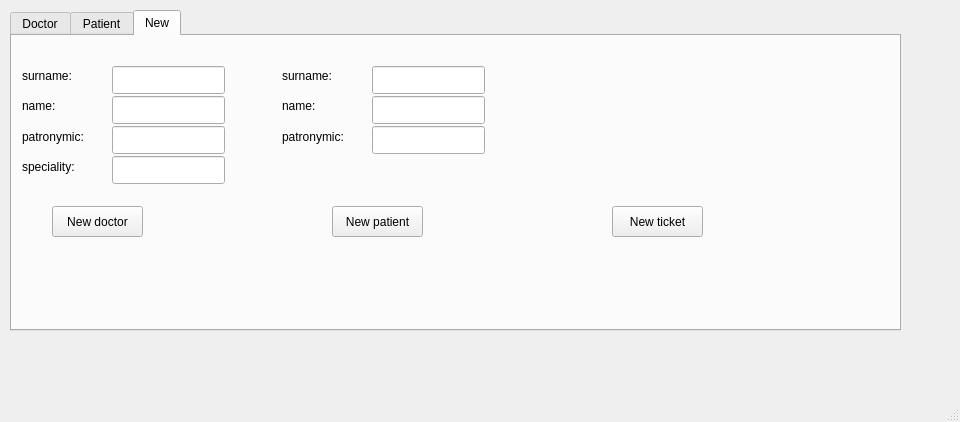
<?xml version="1.0" encoding="UTF-8"?>
<ui version="4.0">
 <class>MainWindow</class>
 <widget class="QMainWindow" name="MainWindow">
  <property name="geometry">
   <rect>
    <x>0</x>
    <y>0</y>
    <width>960</width>
    <height>422</height>
   </rect>
  </property>
  <property name="windowTitle">
   <string>MainWindow</string>
  </property>
  <widget class="QWidget" name="centralwidget">
   <widget class="QTabWidget" name="tab">
    <property name="geometry">
     <rect>
      <x>10</x>
      <y>10</y>
      <width>891</width>
      <height>321</height>
     </rect>
    </property>
    <property name="toolTip">
     <string/>
    </property>
    <property name="whatsThis">
     <string/>
    </property>
    <property name="currentIndex">
     <number>2</number>
    </property>
    <widget class="QWidget" name="add_seller">
     <attribute name="title">
      <string>Doctor</string>
     </attribute>
     <widget class="QTextBrowser" name="doctorsList">
      <property name="geometry">
       <rect>
        <x>20</x>
        <y>10</y>
        <width>431</width>
        <height>261</height>
       </rect>
      </property>
     </widget>
    </widget>
    <widget class="QWidget" name="tab_2">
     <attribute name="title">
      <string>Patient</string>
     </attribute>
     <widget class="QTextBrowser" name="patientsList">
      <property name="geometry">
       <rect>
        <x>10</x>
        <y>10</y>
        <width>391</width>
        <height>261</height>
       </rect>
      </property>
     </widget>
    </widget>
    <widget class="QWidget" name="add">
     <attribute name="title">
      <string>New</string>
     </attribute>
     <widget class="QPushButton" name="newDoctor">
      <property name="geometry">
       <rect>
        <x>40</x>
        <y>170</y>
        <width>91</width>
        <height>31</height>
       </rect>
      </property>
      <property name="text">
       <string>New doctor</string>
      </property>
     </widget>
     <widget class="QPushButton" name="newPatient">
      <property name="geometry">
       <rect>
        <x>320</x>
        <y>170</y>
        <width>91</width>
        <height>31</height>
       </rect>
      </property>
      <property name="text">
       <string>New patient</string>
      </property>
     </widget>
     <widget class="QPushButton" name="pushButton_3">
      <property name="geometry">
       <rect>
        <x>600</x>
        <y>170</y>
        <width>91</width>
        <height>31</height>
       </rect>
      </property>
      <property name="text">
       <string>New ticket</string>
      </property>
     </widget>
     <widget class="QLineEdit" name="doctorSurnameInput">
      <property name="geometry">
       <rect>
        <x>100</x>
        <y>30</y>
        <width>113</width>
        <height>28</height>
       </rect>
      </property>
     </widget>
     <widget class="QLineEdit" name="doctorNameInput">
      <property name="geometry">
       <rect>
        <x>100</x>
        <y>60</y>
        <width>113</width>
        <height>28</height>
       </rect>
      </property>
     </widget>
     <widget class="QLineEdit" name="doctorPatronymicInput">
      <property name="geometry">
       <rect>
        <x>100</x>
        <y>90</y>
        <width>113</width>
        <height>28</height>
       </rect>
      </property>
     </widget>
     <widget class="QLineEdit" name="doctorSpecialityInput">
      <property name="geometry">
       <rect>
        <x>100</x>
        <y>120</y>
        <width>113</width>
        <height>28</height>
       </rect>
      </property>
     </widget>
     <widget class="QLabel" name="label">
      <property name="geometry">
       <rect>
        <x>10</x>
        <y>30</y>
        <width>63</width>
        <height>20</height>
       </rect>
      </property>
      <property name="text">
       <string>surname: </string>
      </property>
     </widget>
     <widget class="QLabel" name="label_2">
      <property name="geometry">
       <rect>
        <x>10</x>
        <y>60</y>
        <width>63</width>
        <height>20</height>
       </rect>
      </property>
      <property name="text">
       <string>name:</string>
      </property>
     </widget>
     <widget class="QLabel" name="label_3">
      <property name="geometry">
       <rect>
        <x>10</x>
        <y>90</y>
        <width>81</width>
        <height>21</height>
       </rect>
      </property>
      <property name="text">
       <string>patronymic:</string>
      </property>
     </widget>
     <widget class="QLabel" name="label_4">
      <property name="geometry">
       <rect>
        <x>10</x>
        <y>120</y>
        <width>71</width>
        <height>21</height>
       </rect>
      </property>
      <property name="text">
       <string>speciality:</string>
      </property>
     </widget>
     <widget class="QLabel" name="label_5">
      <property name="geometry">
       <rect>
        <x>270</x>
        <y>60</y>
        <width>63</width>
        <height>20</height>
       </rect>
      </property>
      <property name="text">
       <string>name:</string>
      </property>
     </widget>
     <widget class="QLineEdit" name="lineEdit_5">
      <property name="geometry">
       <rect>
        <x>360</x>
        <y>90</y>
        <width>113</width>
        <height>28</height>
       </rect>
      </property>
     </widget>
     <widget class="QLineEdit" name="lineEdit_6">
      <property name="geometry">
       <rect>
        <x>360</x>
        <y>60</y>
        <width>113</width>
        <height>28</height>
       </rect>
      </property>
     </widget>
     <widget class="QLabel" name="label_6">
      <property name="geometry">
       <rect>
        <x>270</x>
        <y>30</y>
        <width>63</width>
        <height>20</height>
       </rect>
      </property>
      <property name="text">
       <string>surname: </string>
      </property>
     </widget>
     <widget class="QLineEdit" name="lineEdit_7">
      <property name="geometry">
       <rect>
        <x>360</x>
        <y>30</y>
        <width>113</width>
        <height>28</height>
       </rect>
      </property>
     </widget>
     <widget class="QLabel" name="label_7">
      <property name="geometry">
       <rect>
        <x>270</x>
        <y>90</y>
        <width>81</width>
        <height>21</height>
       </rect>
      </property>
      <property name="text">
       <string>patronymic:</string>
      </property>
     </widget>
    </widget>
   </widget>
  </widget>
  <widget class="QMenuBar" name="menubar">
   <property name="geometry">
    <rect>
     <x>0</x>
     <y>0</y>
     <width>960</width>
     <height>25</height>
    </rect>
   </property>
  </widget>
  <widget class="QStatusBar" name="statusbar"/>
 </widget>
 <resources/>
 <connections/>
</ui>
